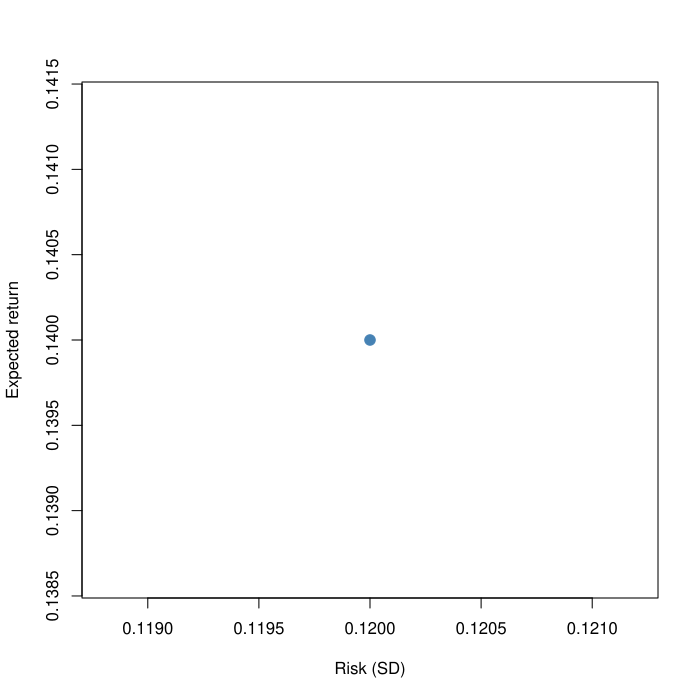

Here is the R script that generated this plot:
pdf('tests/r-output/case-15.pdf')
# 实验08：两资产均值—方差组合
mu <- c(A = 0.14, B = 0.14)
s <- c(A = 0.12, B = 0.12)
rho <- 1
w1 <- 0.5
w2 <- 1 - w1
rp <- w1*mu[1] + w2*mu[2]
vp <- w1^2*s[1]^2 +
      w2^2*s[2]^2 +
      2*w1*w2*s[1]*s[2]*rho
sp <- sqrt(vp)
d <- (s[1]-s[2])^2 +
     2*s[1]*s[2]*(1-rho)
mv <- if (d == 0) {
  as.numeric(mu[1] >= mu[2])
} else {
  max(0, min(1,
    (s[2]*(s[2]-s[1]) +
     s[1]*s[2]*(1-rho))/d))
}
w <- sort(unique(c(
  seq(0, 1, 0.0025), mv)))
ret <- w*mu[1] + (1-w)*mu[2]
vol <- sqrt(
  (w*s[1]-(1-w)*s[2])^2 +
  2*w*(1-w)*s[1]*s[2]*(1+rho))
eff <- rep(TRUE, length(w))
plot(vol, ret, type="l",
  col="grey70", xlab="Risk (SD)",
  ylab="Expected return")
lines(vol[eff], ret[eff],
  col="seagreen", lwd=3)
points(vol[eff], ret[eff],
  col="seagreen", pch=16, cex=.3)
points(sp, rp, pch=19,
  col="steelblue", cex=1.4)
print(c(return=rp,
  variance=vp, sd=sp))
cat(sprintf('RESULT %.17g %.17g %.17g\n',rp,vp,sp))
cat('EFFICIENT',sum(eff),'\n')
cat(sprintf('MV %.17g\n',mv))
dev.off()
